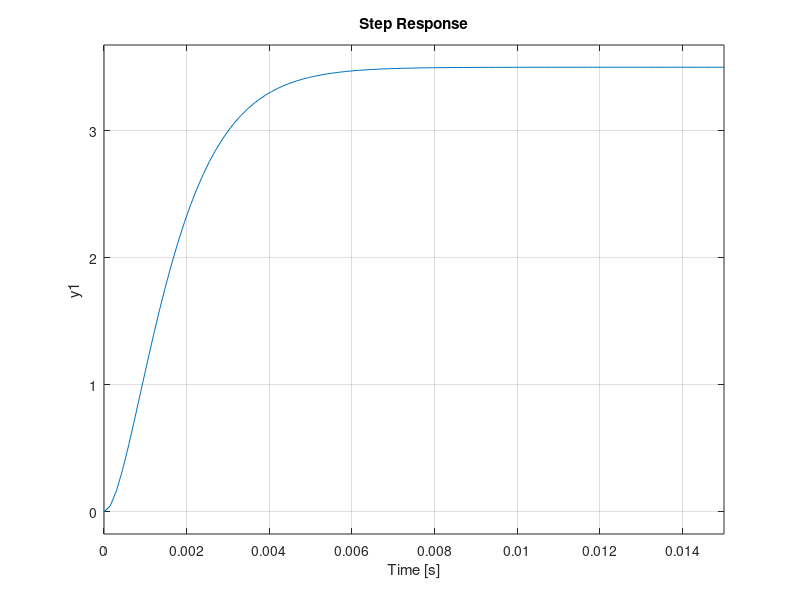

Write MATLAB code to recreate this figure.
clear all, close all, clc

pkg load control

%suponemos q es criticamente amortiguado (puede ser sobreamortiguado tmb)
%G2 = K/(s*tau/2 + 1)^2 y tau=ts/4
%si fuera de 1 orden podriamos usar el 63%
%K=vfinal/Amp.esc = 3,5*2=7

%sist de 2 orden
%retardi de 0.005s
%esc de amplitud 0.5
%t establecimiento de 0.012s

s = tf('s')
Td = 0.005 %retardo
ts = 0.012-Td %sin retardo
K = 3.5/0.5 %valor final/amp esc
tau = ts/4



%definimos la fdt

G1 = K/(s*tau/2+1)^2
step(0.5*G1,0.015)

%en este grafico debo fijarme en 0.012-0.005, para comparar con la grafica de la tarea
